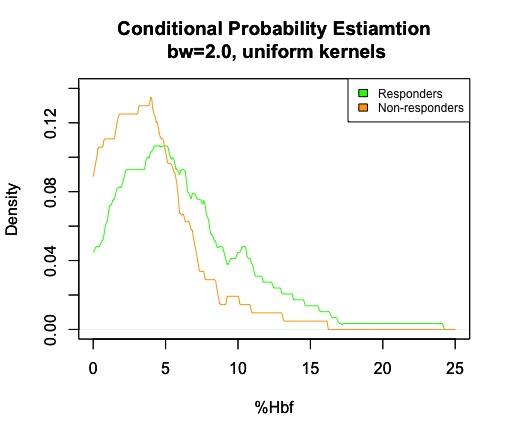

Here is the R script that generated this plot:
##Question3b

#get Hbf values
HbF_table <- read.delim("hu.dat")
start_Hbf <- HbF_table$X.HbF

#get FHbf values
hemo_table <- read.csv("hemo.csv", header = TRUE)
final_Hbf <- hemo_table$FHbF

#plot the pdf for Hbf values given it's a responder
R_Hbf <- start_Hbf[which(final_Hbf >= 15)]
#hist(R_Hbf, freq = FALSE) #use density histogram to help decide bandwidth, comment out after chosen bw
R_Hbf_pdf <- density(R_Hbf, bw=2.0, kernel = "rectangular", from = 0, to = 25)
plot(R_Hbf_pdf, xlim=c(0,25), ylim=c(0.00, 0.14), col='green', xlab = "%Hbf", main = "Conditional Probability Estiamtion\n bw=2.0, uniform kernels")

par(new=TRUE)

#plot the pdf for Hbf values given it's a non-responder
NR_Hbf <- start_Hbf[which(final_Hbf < 15)]
#hist(NR_Hbf, freq = FALSE) #use density histogram to help decide bandwidth, comment out after chosen bw
NR_Hbf_pdf <- density(NR_Hbf, bw=2.0, kernel = "rectangular", from = 0, to = 25)
plot(NR_Hbf_pdf, xlim=c(0,25), ylim=c(0.00, 0.14), col='orange', xlab = "%Hbf", main = "Conditional Probability Estiamtion\n bw=2.0, uniform kernels")

legend('topright', legend = c("Responders", "Non-responders"), fill = c("green", "orange"), cex = 0.75)
